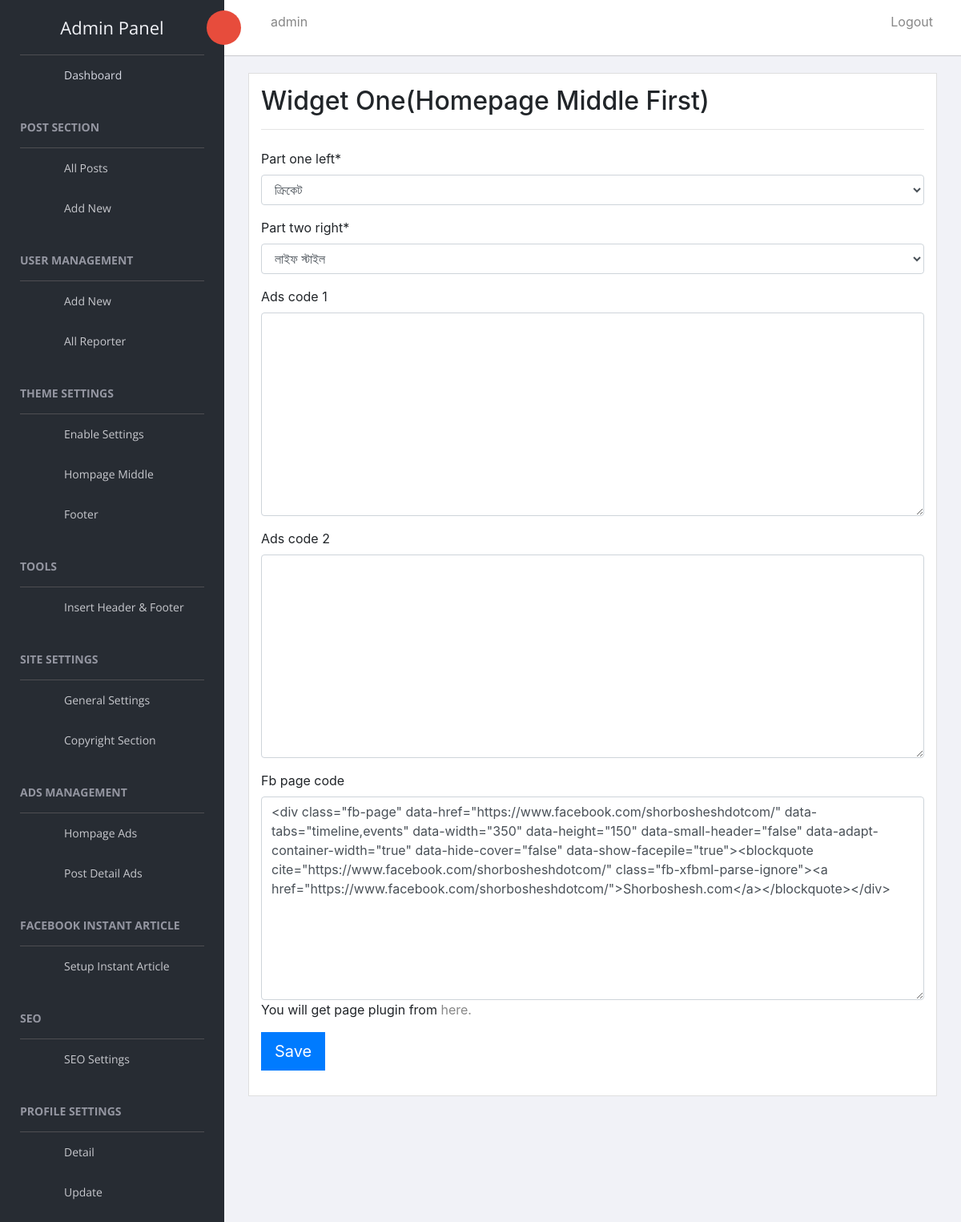
/reporter/theme_settings/middle_widget/ (signed in), run on the app's committed database.
### Reporter/models.py (models this page shows, shortened)
class MyUser(AbstractBaseUser):
    username        = models.CharField(
                                        max_length=120,
                                        validators=[RegexValidator(
                                                regex=USERNAME_REGEX,
                                                message="Username must be Alphanumeric or contain any of the follwoing : '_ .'",
                                                code="Invalid Username"
                                            )],
                                        unique=True
                                    )
    email           = models.EmailField(
                                        verbose_name='email address',
                                        max_length=255,
                                        unique=True,
                                    )
    is_active       = models.BooleanField(default=True)
    is_staff        = models.BooleanField(default=False)
    is_admin        = models.BooleanField(default=False)
    is_editor       = models.BooleanField(default=False)
    objects         = MyUserManager()
    USERNAME_FIELD  = 'username'
    REQUIRED_FIELDS = ['email']
    def __str__(self):              # __unicode__ on Python 2
        return self.username
    @property
    def get_absolute_url(self):
        return reverse("Reporter:user_dashboard",kwargs={"user":self.username})

### Homepage/models.py (models this page shows, shortened)
class HomepageMiddleSection(models.Model):
	part_one_left		= models.ForeignKey(PostCategory,on_delete=models.CASCADE,default=1,related_name="Left")
	part_two_right 		= models.ForeignKey(PostCategory,on_delete=models.CASCADE,default=1,related_name="Middle")
	ads_code_1			= models.TextField(default="",blank=True)
	ads_code_2 			= models.TextField(default="",blank=True)
	fb_page_code 		= models.TextField(default="",blank=True,help_text="You will get page plugin from <a href='https://developers.facebook.com/docs/plugins/page-plugin/' target='_blank'>here.</a>")

### Reporter/views.py (the view)
def HomepageMiddleSectionWidget(request):
	try:
		qs = HomepageMiddleSection.objects.all()[0]
		form = HomepageMiddleWidgetForm(request.POST or None,instance=qs)
		if qs:
			if form.is_valid():
				instance = form.save(commit=False)
				instance.save()
				messages.success(request,"Successfully Saved", extra_tags='html_safe')
		template_name = "Reporter/middle_widget.html"
		context = {
					"form":form
				}
		return render(request,template_name,context)
	except:
		return HttpResponseRedirect(reverse('Reporter:enable_settings'))

### Reporter/forms.py
class HomepageMiddleWidgetForm(forms.ModelForm):
    class Meta:
        model =  HomepageMiddleSection
        fields= '__all__'

### Post/models.py (called while the page is built)
    def __str__(self):
        return smart_text(self.category_name)

### templates/Reporter/middle_widget.html (shortened to what this page needs)
{% extends "Reporter/dashboard.html" %}
{% load static %}
{% load crispy_forms_tags %}
{% block content %}
{% if request.user.is_admin %}
<div class="col-xl-12">
   <div class="card">
      <div class="card-body">
         <div class="row">
            <div class="col-sm-12">
               <h2 class="card-title mb-0">Widget One(Homepage Middle First)</h2>
            </div>
         </div>
         <hr>
         <div class="chart-wrapper mt-4" >
            <form method='POST' action=''>
               <div class="form-group">
                  <div class="row">
                     <div class="col-sm-12">
                        {{ form|crispy }}
                     </div>
                  </div>
                  <div class="row">
                     <div class="col-sm-6">
                        <input type="submit" value="Save" class="btn btn-primary btn-lg">
                     </div>
                  </div>
               </div>
            </form>
         </div>
      </div>
   </div>
</div>
{% endif %}
{% endblock %}

### templates/Reporter/dashboard.html (shortened to what this page needs)
<!doctype html>
{% load static %}
<html class="no-js" lang="">
   <head>
      {% include "Reporter/header.html" %}
   </head>
   <body>
      {% if request.user.is_authenticated %}
      {% include "Reporter/nav-bar.html" %}
      <div class="content mt-3">
         {% block content %}{% endblock %}
      </div>
      </div>
      {% else %}
      <div class="row">
         <div class="col-sm-12">
            <h1 style="color:red;">You have no permission</h1>
         </div>
      </div>
      {% endif %}
   </body>
</html>

### templates/Reporter/header.html (shortened to what this page needs)
   {% load static %}
    <link rel="stylesheet" href="{% static "AP2/assets/css/normalize.css" %}">
    <link rel="stylesheet" href="{% static "AP2/assets/css/bootstrap.min.css" %}">
    <link rel="stylesheet" href="{% static "AP2/assets/css/font-awesome.min.css" %}">
    <link rel="stylesheet" href="{% static "AP2/assets/css/themify-icons.css" %}">
    <link rel="stylesheet" href="{% static "AP2/assets/css/flag-icon.min.css" %}">
    <link rel="stylesheet" href="{% static "AP2/assets/css/cs-skin-elastic.css" %}">
    <link rel="stylesheet" href="{% static "AP2/assets/scss/style.css" %}">
    <link href="{% static "AP2/assets/css/lib/vector-map/jqvmap.min.css" %}" rel="stylesheet">

### templates/Reporter/nav-bar.html (shortened to what this page needs)
{% load static %}
<aside id="left-panel" class="left-panel">
   <nav class="navbar navbar-expand-sm navbar-default">
      <div class="navbar-header">
         <a class="navbar-brand" href="./">Admin Panel</a>
      </div>
      <div id="main-menu" class="main-menu collapse navbar-collapse">
         <ul class="nav navbar-nav">
            <li class="active">
               <a href="{{ request.user.get_absolute_url }}"> <i class="menu-icon fa fa-dashboard"></i>Dashboard </a>
            </li>
            <h3 class="menu-title">Post Section</h3>
            <li>
               <a href="{% url "Post:post_list" %}"> <i class="menu-icon  ti-layers-alt"></i>All Posts </a>
            </li>
            <li class="menu-item-has-children dropdown">
               <a href="#" class="dropdown-toggle" data-toggle="dropdown" aria-haspopup="true" aria-expanded="false"> <i class="menu-icon ti-pin-alt"></i>Add New</a>
            </li>
            {% if request.user.is_admin %}
            <h3 class="menu-title">User Management</h3>
            <li>
               <a href="{% url "Reporter:user_register" %}"> <i class="menu-icon ti-plus"></i>Add New </a>
            </li>
            <li>
               <a href="{% url "Reporter:reporters" %}"> <i class="menu-icon ti-user"></i>All Reporter </a>
            </li>
            <h3 class="menu-title">Theme Settings</h3>
            <li>
               <a href="{% url "Reporter:enable_settings" %}"> <i class="menu-icon  ti-flickr"></i>Enable Settings</a>
            </li>
            <li class="menu-item-has-children dropdown">
               <a href="#" class="dropdown-toggle" data-toggle="dropdown" aria-haspopup="true" aria-expanded="false"> <i class="menu-icon fa fa-columns"></i>Hompage Middle</a>
            </li>
            <li class="menu-item-has-children dropdown">
               <a href="#" class="dropdown-toggle" data-toggle="dropdown" aria-haspopup="true" aria-expanded="false"> <i class="menu-icon ti-layout"></i>Footer</a>
            </li>
            <h3 class="menu-title">Tools</h3>
            <li>
               <a href="{% url "Reporter:insert_header" %}"> <i class="menu-icon  fa fa-code"></i>Insert Header & Footer</a>
            </li>
             <h3 class="menu-title">Site Settings</h3>
             <li>
               <a href="{% url "Reporter:general_settings_create" %}"> <i class="menu-icon  fa fa-wrench"></i>General Settings</a>
            </li>
            <li>
               <a href="{% url "Reporter:copyright_section" %}"> <i class="menu-icon  fa fa-laptop"></i>Copyright Section</a>
            </li>
            <h3 class="menu-title">Ads Management</h3>
            <li>
               <a href="{% url "Reporter:homepage_ads" %}"> <i class="menu-icon  fa fa-laptop"></i>Hompage Ads</a>
            </li>
            <li>
               <a href="{% url "Reporter:post_detail_ads" %}"> <i class="menu-icon  fa fa-laptop"></i>Post Detail Ads</a>
            </li>
            <h3 class="menu-title">Facebook Instant Article</h3>
            <li>
               <a href="{% url "Reporter:insatnt_article" %}"> <i class="menu-icon  fa fab fa-facebook"></i>Setup Instant Article</a>
            </li>
            <h3 class="menu-title">SEO</h3>
            <li>
               <a href="{% url "Reporter:seo_settings" %}"> <i class="menu-icon  fa fas fa-globe"></i>SEO Settings</a>
            </li>
            {% endif %}
            <h3 class="menu-title">Profile Settings</h3>
            <li>
               <a href="{% url "Reporter:user_detail" request.user %}"> <i class="menu-icon ti-id-badge"></i>Detail</a>
            </li>
            <li>
               <a href="{% url "Reporter:user_update" request.user %}"> <i class="menu-icon fa fa-edit"></i>Update</a>
            </li>
         </ul>
      </div>
   </nav>
</aside>
<div id="right-panel" class="right-panel">
<header id="header" class="header">
   <div class="header-menu">
      <div class="col-sm-7">
         <a id="menuToggle" class="menutoggle pull-left"><i class="fa fa fa-tasks"></i></a>
         <div class="header-left">
            <p><i class="fa fa-user"> </i>  {{ request.user }}</p>
         </div>
      </div>
      <div class="col-sm-5">
         <div class="user-area dropdown float-right">
            <p><i class="fa  fa-sign-out"> </i>  <a data-toggle="modal" data-target="#logoutModal" href="#">Logout</a></p>
         </div>
      </div>
   </div>
</header>

### templates/Reporter/footer-scripts.html (shortened to what this page needs)
{% load static %}

### data on the page
MyUser: user "admin"
HomepageMiddleSection: part_one_left "ক্রিকেট", part_two_right "লাইফ স্টাইল", fb_page_code "<div class=\"fb-page\" data-href=\"https://www.facebook.com/shorbosheshdotcom/\" data-tabs=\"timeline,events\" data-width=\"350\" data-height=\"150\" data-small-header=\"false\" data-adapt-container-width=\"true\" data-hide-cover=\"false\" data-show-facepile=\"true\"><blockquote cite=\"https://www.facebook.com/shorbosheshdotcom/\" class=\"fb-xfbml-parse-ignore\"><a href=\"https://www.facebook.com/shorbosheshdotcom/\">Shorboshesh.com</a></blockquote></div>"
